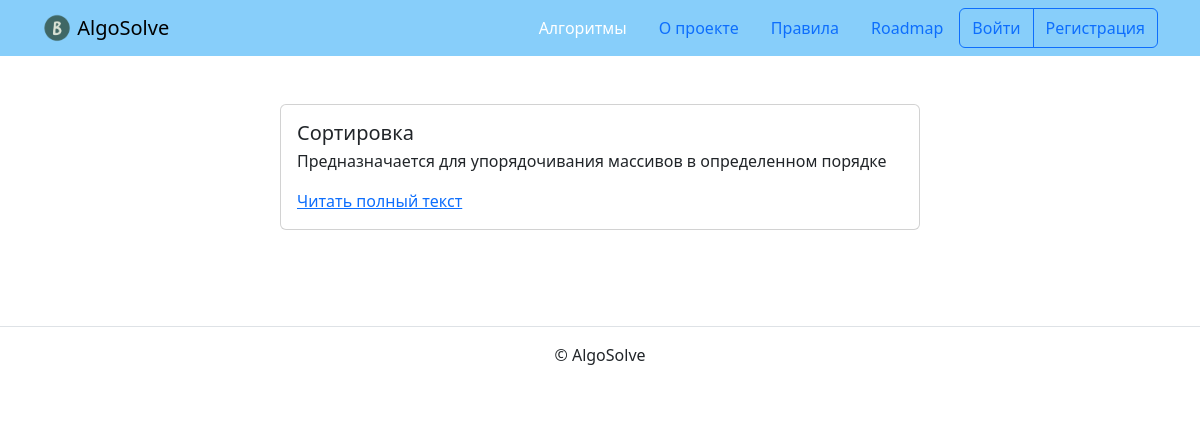
/algorithms/categories/, run on an earlier commit of the app's database.
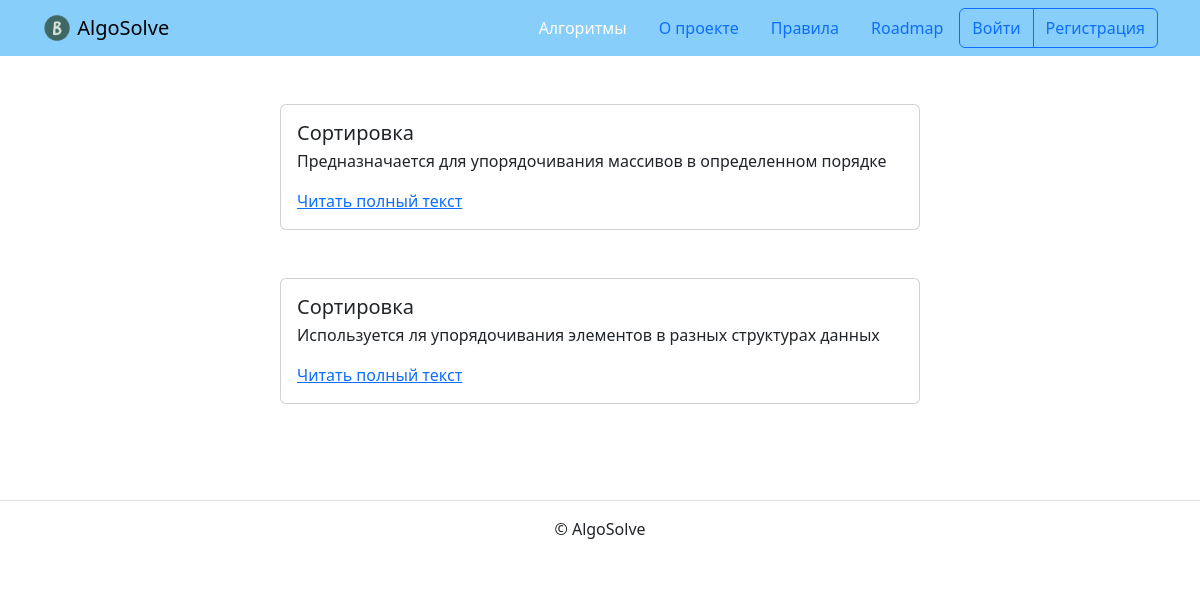
And on a later commit of the database.
### algorithm/models.py (models this page shows, shortened)
class BaseModel(models.Model):
    is_published = models.BooleanField(
        default=True,
        verbose_name='Опубликовано',
        help_text='Снимите галочку, чтобы скрыть публикацию.'
    )
    created_at = models.DateTimeField(
        auto_now_add=True,
        verbose_name='Добавлено'
    )
    class Meta:
        abstract = True

class Category(BaseModel):
    title = models.CharField(verbose_name='Название', max_length=256)
    description = models.TextField(verbose_name='Описание', max_length=10000)
    slug = models.SlugField(
        unique=True,
        blank=True,
        verbose_name='Идентификатор',
        help_text=('Идентификатор страницы для URL; '
                   'разрешены символы латиницы, цифры, дефис и подчёркивание.')
    )
    class Meta:
        verbose_name = 'категория'
        verbose_name_plural = 'Категории'

### algorithm/views.py (the view)
class CategoryListView(BaseView, ListView):
    model = Category
    template_name = 'algorithm/categories.html'
    def get_queryset(self):
        qs = super().get_queryset()
        return qs.filter(is_published=True)

### templates/algorithm/categories.html (shortened to what this page needs)
{% extends "base.html" %}
{% block content %}
  {% for category in object_list %}
    <article class="mb-5">
      {% include "includes/post_card.html" %}
    </article>
  {% endfor %}
{% endblock %}

### templates/includes/post_card.html (shortened to what this page needs)
<div class="col d-flex justify-content-center">
  <div class="card" style="width: 40rem;">
    <div class="card-body">
      {% if '/algorithms/categories/' in request.path %}
        <h5 class="card-title">{{ category.title }}</h5>
        <p class="card-text">{{ category.description|truncatewords:10|safe }}</p>
        <a href="{% url 'algorithm:category_detail' category.slug %}" class="card-link">Читать полный текст</a>
      {% endif %}
    </div>
  </div>
</div>

What changed in the data, as far as the page shows it:
added Category: title "Сортировка", description "Используется ля упорядочивания элементов в разных структурах данных"
